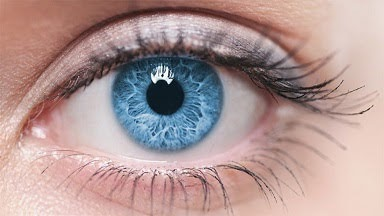
#> input picture eyeRobot/files/images/sample.jpg, 384 x 216 px, given in place of the camera
$ python histogram.py
#> lines starting #> are read from the running program, lines starting #| are printed output that depends on the picture; after the words box and inside, x2 and y2 are one past the last pixel; in counts of white or black regions, pixels touching at a corner belong together
import cv2
import numpy as np
# Trimming area
xmin, xmax = 240, 400  #100 , 500
ymin, ymax = 180, 240  #100 , 300

def p_tile_threshold(img_gry, per):  #img_gry → 2値化対象のグレースケール画,per → 2値化対象が画像で占める割合,return → img_thr: 2値化した画像
    # ヒストグラム取得
    img_hist = cv2.calcHist([img_gry], [0], None, [256], [0, 256])

    # 2値化対象が画像で占める割合から画素数を計算
    all_pic = img_gry.shape[0] * img_gry.shape[1]
    pic_per = all_pic * per

    # Pタイル法による2値化のしきい値計算
    p_tile_thr = 0
    pic_sum = 0

    # 現在の輝度と輝度の合計(高い値順に足す)の計算
    for hist in img_hist:
        pic_sum += hist

        # 輝度の合計が定めた割合を超えた場合処理終了
        if pic_sum > pic_per:
            break

        p_tile_thr += 1

    # Pタイル法によって取得したしきい値で2値化処理
    ret, img_thr = cv2.threshold(img_gry, p_tile_thr, 200, cv2.THRESH_BINARY)
    return img_thr


capture = cv2.VideoCapture(2)
width = int(capture.set(cv2.CAP_PROP_FRAME_WIDTH, 400))
height = int(capture.set(cv2.CAP_PROP_FRAME_HEIGHT, 400))
fps = capture.set(cv2.CAP_PROP_FPS, 15)


frame_past = None
frame_now = None

while True :
    ret, frame = capture.read()
#> frame is the input picture: shape (216, 384, 3); mean B, G, R 149.5, 151.7, 176.7
    if not ret :
        break
    fil = cv2.GaussianBlur(frame, (5, 5), 1)
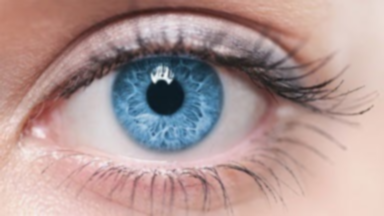
#> fil: shape (216, 384, 3); mean B, G, R 149.5, 151.7, 176.7
    gray = cv2.cvtColor(fil, cv2.COLOR_BGR2GRAY)
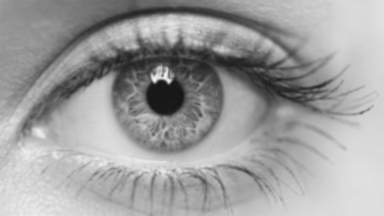
#> gray: shape (216, 384); min 22, max 242, mean 158.9
    edges = cv2.Canny(gray, 80, 250)
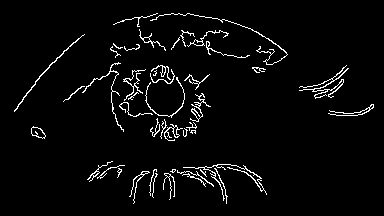
#> edges: shape (216, 384); 3.7% white in thin lines or dots, all inside (x1, y1, x2, y2) = (14, 13, 374, 204)
    edges = cv2.dilate(edges, kernel=np.ones((5, 5), np.uint8))
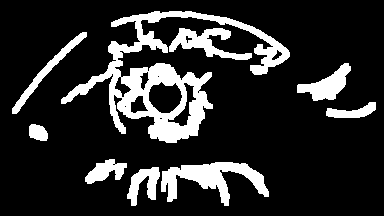
#> edges: shape (216, 384); 17% white; 9 white regions, largest, box (x1, y1, x2, y2) and area: (61, 11, 290, 143) 7291, (161, 162, 269, 206) 2062, (169, 28, 252, 60) 1110
    cv2.imshow("Edges", edges)

    ptile = p_tile_threshold(fil, 0.08)
#> in p_tile_threshold, `img_hist = cv2.calcHist([img_gry], [0], None, [256], [0, 256])`: img_hist = 256 values, max 1464 at index 204, min 0 at index 0, mean 324
#> the loop in p_tile_threshold, `for hist in img_hist:` made 71 passes
#> (hist, pic_sum) on passes 1 to 12: ([0], [0]), ([0], [0]), ([0], [0]), ([0], [0]), ([0], [0]), ([0], [0]), ([0], [0]), ([0], [0]), ([0], [0]), ([0], [0]), ([0], [0]), ([0], [0])
#> after the loop in p_tile_threshold, `for hist in img_hist:`: p_tile_thr = 70; pic_sum = [6686]
#> in p_tile_threshold, `ret, img_thr = cv2.threshold(img_gry, p_tile_thr, 200, cv2.THRESH_BINA..`:
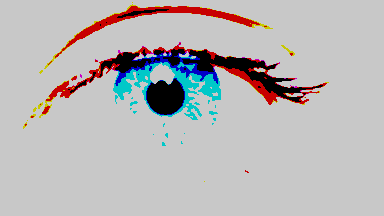
#> img_thr: shape (216, 384, 3); mean B, G, R 183.9, 183.1, 185.3
#> in p_tile_threshold, `ret, img_thr = cv2.threshold(img_gry, p_tile_thr, 200, cv2.THRESH_BINA..`: ret = 70
    # cv2.imshow("Binary", ptile)
    frame_past = frame_now
    frame_now = edges
    if frame_past is not None and frame_now is not None :
        diff = cv2.absdiff(frame_now, frame_past)
        cv2.imshow("Difference", diff)

    cv2.rectangle(frame, (xmin, ymin), (xmax, ymax), (255, 0, 0), 2)
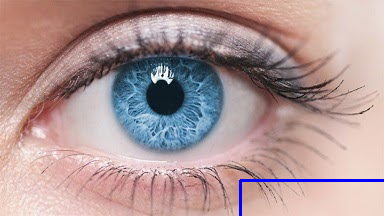
#> frame: shape (216, 384, 3); 0.65% of pixels changed, all inside (x1, y1, x2, y2) = (239, 179, 384, 216)
    cv2.imshow("Out", frame)
    if cv2.waitKey(1) & 0xFF == ord('q') :
#> (key q is pressed here)
        break

capture.release()
cv2.destroyAllWindows()

$ run again, on eyeRobot/files/images/hdfil.png
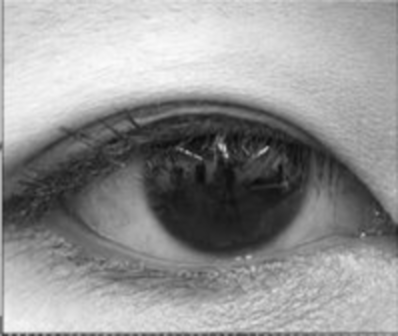
#> input picture eyeRobot/files/images/hdfil.png, 398 x 336 px, given in place of the camera
#> frame is the input picture: shape (336, 398, 3); min 10, max 251, mean 147.8
#> `edges = cv2.dilate(edges, kernel=np.ones((5, 5), np.uint8))`:
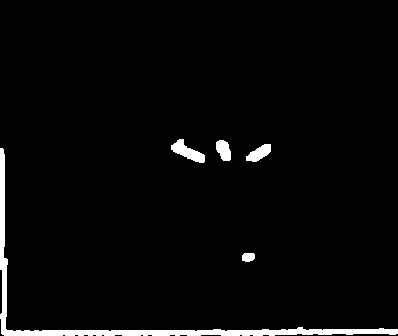
#> edges: shape (336, 398); 3.1% white; 5 white regions, box (x1, y1, x2, y2) and area: (0, 148, 398, 336) 3178, (171, 139, 205, 163) 378, (246, 144, 271, 162) 263, (216, 140, 231, 161) 236, (242, 253, 255, 262) 102
#> img_hist = 256 values, max 1011 at index 216, min 0 at index 0, mean 522.4
#> the loop in p_tile_threshold, `for hist in img_hist:` made 44 passes
#> (hist, pic_sum) on passes 1 to 8: ([0], [0]), ([0], [0]), ([0], [0]), ([0], [0]), ([0], [0]), ([0], [0]), ([0], [0]), ([0], [0])
#> after the loop in p_tile_threshold, `for hist in img_hist:`: p_tile_thr = 43
#> img_thr: shape (336, 398, 3); values 0 (black) and 200 (white), 92% white; 39 black regions (21 under 20 px), largest, box (x1, y1, x2, y2) and area: (153, 157, 302, 251) 7621, (140, 132, 217, 162) 1101, (246, 131, 312, 174) 1015
#> `cv2.rectangle(frame, (xmin, ymin), (xmax, ymax), (255, 0, 0), 2)`:
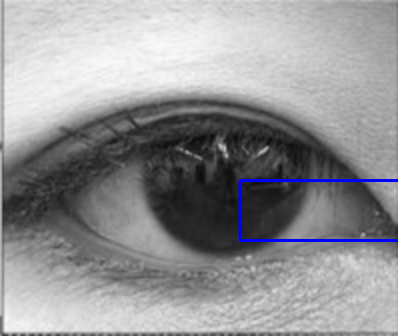
#> frame: shape (336, 398, 3); 0.84% of pixels changed, all inside (x1, y1, x2, y2) = (239, 179, 398, 242)
